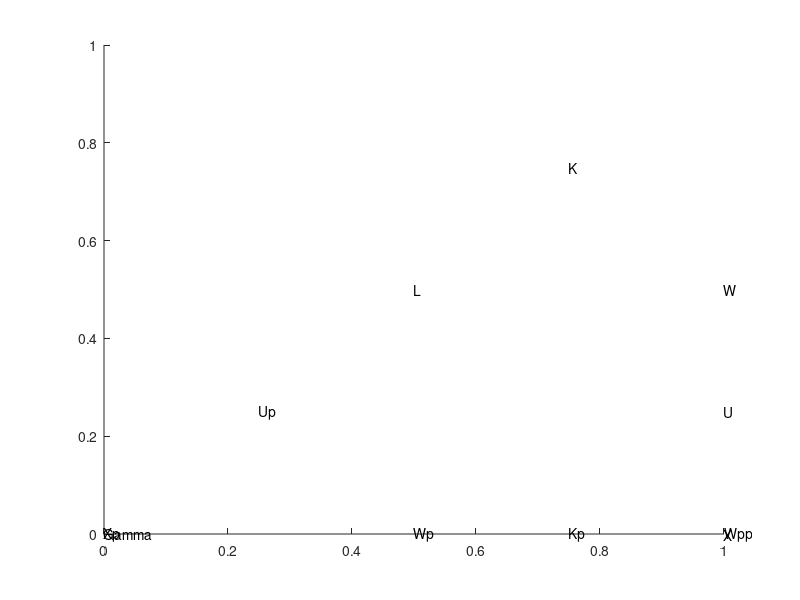

This figure's MATLAB source: (Note: this script raises an error after producing the figure.)
close all;

X = [ 1.0;  0.0;  0.0 ];
U = [ 1.0;  0.25;  0.25 ];
L = [ 0.5;  0.5;  0.5 ];
Gamma = [ 0;  0;  0 ];
W = [ 1.0;  0.5;  0.0 ];
K = [ 0.75;  0.75;  0.0 ];
Wpp = [ 1.0;  0.0;  0.5 ];
Xp = [ 0.0;  0.0;  1.0 ];
Kp = [ 0.75;  5.55111512312578e-17;  0.75 ];
Wp = [ 0.5;  -5.55111512312578e-17;  1.0 ];
Up = [ 0.25;  0.25;  1.0 ];

hold on;

text(X(1),X(2),X(3),'X');
text(U(1),U(2),U(3),'U');
text(L(1),L(2),L(3),'L');
text(Gamma(1),Gamma(2),Gamma(3),'Gamma');
text(W(1),W(2),W(3),'W');
text(K(1),K(2),K(3),'K');
text(Wpp(1),Wpp(2),Wpp(3),'Wpp');
text(Xp(1),Xp(2),Xp(3),'Xp');
text(Kp(1),Kp(2),Kp(3),'Kp');
text(Wp(1),Wp(2),Wp(3),'Wp');
text(Up(1),Up(2),Up(3),'Up');

plotVectors([Gamma,X]);
plotVectors([Gamma,U]);
plotVectors([Gamma,L]);
plotVectors([Gamma,W]);
plotVectors([Gamma,K]);

plotVectors([Gamma,Wpp]);
plotVectors([Gamma,Xp]);
plotVectors([Gamma,Kp]);
plotVectors([Gamma,Wp]);
plotVectors([Gamma,Up]);

plotVectors([X,W],[W,K]);
plotVectors([X,U],[U,L]);
plotVectors([K,L]);

plotVectors([X,Wpp],[Wpp,Kp],[Kp,Wp],[Wp,Xp]);
plotVectors([Xp,Up],[Up,L],[L,K]);

plotVectors([Wpp,U],[U,W]);

plotVectors([Wp,Up]);

%Lattice vectors:
a1 = [0; 0.5; 0.5];
a2 = [0.5; 0; 0.5];
a3 = [0.5; 0.5; 0];

%Reciprocal lattice vectors (/ 2 pi):
b1 = [-1; 1; 1];
b2 = [1; -1; 1];
b3 = [1; 1; -1];

basis_matrix = [a1,a2,a3];

basis_matrix = eye(3)

%Geometric objects:
length = 1;

%%%%%%%%%%%%%%%%%%%%%%%%%%%%%%%%%%%%%%%%%%%%%%%%%%%%%%%%
% values from (print geometry "\n") output

size = [length;0.2;0.25];
e3 = [0.577350269189626;0.577350269189626;-0.577350269189626];
e2 = [-0.707106781186547;0.707106781186547;0.0];
e1 = [0.0;0.0;1.0];
center = [0;0;0];
projection_matrix = [[0.5; -0.707106781186548; 0.866025403784439], [0.5; 0.707106781186548; 0.866025403784439], [1.0; -0.0; -0.0]];

%plotBlock(size,basis_matrix*center,basis_matrix*e1,basis_matrix*e2,basis_matrix*e3,projection_matrix);

size = [0.2;length;0.25];
e3 = [0.577350269189626;0.577350269189626;-0.577350269189626];
e2 = [-0.707106781186547;0.707106781186547;0.0];
e1 = [0.0;0.0;1.0];
center = [0.25;0.25;0.0];
projection_matrix = [[0.5; -0.707106781186548; 0.866025403784439], [0.5; 0.707106781186548; 0.866025403784439], [1.0; -0.0; -0.0]];

%plotBlock(size,basis_matrix*center,basis_matrix*e1,basis_matrix*e2,basis_matrix*e3,projection_matrix);

e1_geom = e1;
e2_geom = e2;
e3_geom = e3;

%%%%%%%%%%%%%%%%%%%%%%%%%%%%%%%%%%%%%%%%%%%%%%%%%%%%%%%%

%%%%%%%%%%%%%%%%%%%%%%%%%%%%%%%%%%%%%%%%%%%%%%%%%%%%%%%%
% values from (run) output

center = [0;0;0];
size = [length;0.2;0.25];
e1 = [0;0;1.41421];
e2 = [-1.41421;1.41421;0];
e3 = [1;1;-1];

%plotBlock(size,basis_matrix*center,basis_matrix*e1,basis_matrix*e2,basis_matrix*e3,projection_matrix);

center = [0.25;0.25;0];
size = [0.2;length;0.25];
e1 = [0;0;1.41421];
e2 = [-1.41421;1.41421;0];
e3 = [1;1;-1];

%plotBlock(size,basis_matrix*center,basis_matrix*e1,basis_matrix*e2,basis_matrix*e3,projection_matrix);

e1_run = e1;
e2_run = e2;
e3_run = e3;

%%%%%%%%%%%%%%%%%%%%%%%%%%%%%%%%%%%%%%%%%%%%%%%%%%%%%%%%

%%%%%%%%%%%%%%%%%%%%%%%%%%%%%%%%%%%%%%%%%%%%%%%%%%%%%%%%
% direct basis conversion from .ctl input

size = [length;0.2;0.25];
e1 = [0;0;2];
e2 = [-2;2;0];
e3 = [1;1;-1];
center = [0;0;0];
projection_matrix = [[0.5; -0.707106781186548; 0.866025403784439], [0.5; 0.707106781186548; 0.866025403784439], [1.0; -0.0; -0.0]];

plotBlock(size,basis_matrix*center,basis_matrix*e1,basis_matrix*e2,basis_matrix*e3,projection_matrix);

size = [0.2;length;0.25];
e1 = [0;0;2];
e2 = [-2;2;0];
e3 = [1;1;-1];
center = [0.25;0.25;0.0];
projection_matrix = [[0.5; -0.707106781186548; 0.866025403784439], [0.5; 0.707106781186548; 0.866025403784439], [1.0; -0.0; -0.0]];

plotBlock(size,basis_matrix*center,basis_matrix*e1,basis_matrix*e2,basis_matrix*e3,projection_matrix);

e1_input = e1;
e2_input = e2;
e3_input = e3;
%%%%%%%%%%%%%%%%%%%%%%%%%%%%%%%%%%%%%%%%%%%%%%%%%%%%%%%%
